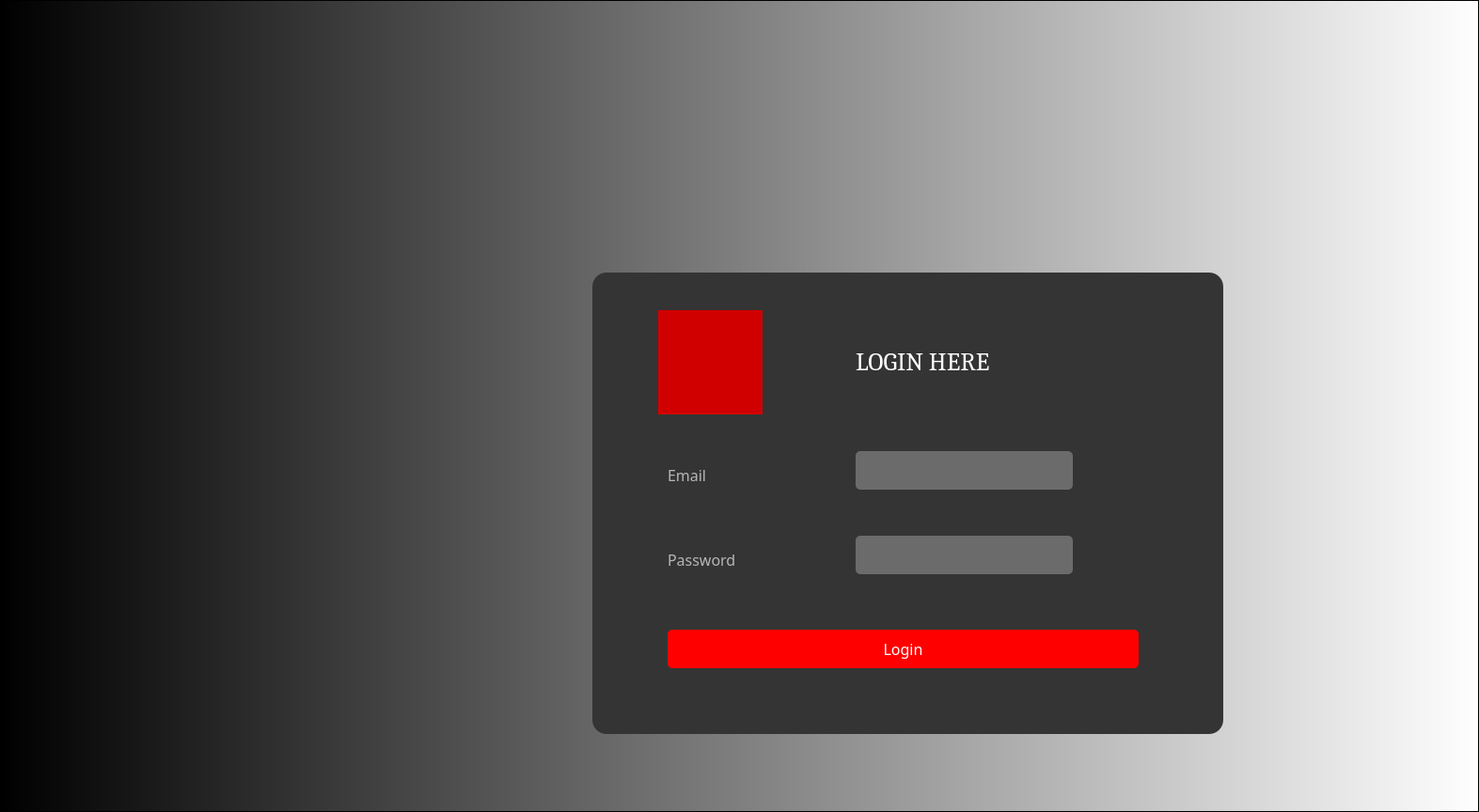
<?xml version="1.0" encoding="UTF-8"?>
<ui version="4.0">
 <class>loginFrame</class>
 <widget class="QFrame" name="loginFrame">
  <property name="geometry">
   <rect>
    <x>0</x>
    <y>0</y>
    <width>1573</width>
    <height>864</height>
   </rect>
  </property>
  <property name="windowTitle">
   <string>Frame</string>
  </property>
  <property name="styleSheet">
   <string notr="true">
background-color: qlineargradient(spread:pad, x1:0, y1:0, x2:1, y2:0, stop:0 rgba(0, 0, 0, 255), stop:1 rgba(255, 255, 255, 255));
</string>
  </property>
  <property name="frameShape">
   <enum>QFrame::StyledPanel</enum>
  </property>
  <property name="frameShadow">
   <enum>QFrame::Raised</enum>
  </property>
  <widget class="QFrame" name="frame">
   <property name="geometry">
    <rect>
     <x>630</x>
     <y>290</y>
     <width>671</width>
     <height>491</height>
    </rect>
   </property>
   <property name="autoFillBackground">
    <bool>false</bool>
   </property>
   <property name="styleSheet">
    <string notr="true">QFrame
{
background-color: rgb(52, 52, 52);
border-radius:15px;
}</string>
   </property>
   <property name="frameShape">
    <enum>QFrame::StyledPanel</enum>
   </property>
   <property name="frameShadow">
    <enum>QFrame::Raised</enum>
   </property>
   <widget class="QLabel" name="label">
    <property name="geometry">
     <rect>
      <x>280</x>
      <y>70</y>
      <width>271</width>
      <height>51</height>
     </rect>
    </property>
    <property name="font">
     <font>
      <family>Cambria</family>
      <pointsize>20</pointsize>
     </font>
    </property>
    <property name="focusPolicy">
     <enum>Qt::NoFocus</enum>
    </property>
    <property name="styleSheet">
     <string notr="true">color:white;</string>
    </property>
    <property name="text">
     <string>&lt;html&gt;&lt;head/&gt;&lt;body&gt;&lt;p&gt;LOGIN HERE&lt;/p&gt;&lt;/body&gt;&lt;/html&gt;</string>
    </property>
   </widget>
   <widget class="QPushButton" name="btnlogin">
    <property name="geometry">
     <rect>
      <x>80</x>
      <y>380</y>
      <width>501</width>
      <height>41</height>
     </rect>
    </property>
    <property name="font">
     <font>
      <family>Segoe MDL2 Assets</family>
      <pointsize>12</pointsize>
     </font>
    </property>
    <property name="styleSheet">
     <string notr="true">QPushButton
{
 background:red;
}
QPushButton
{  
   color:white;
   border-radius:5px;
}
QPushButton:hover
{  
   color:red;
   border-radius:5px;
   background-color:white;
}</string>
    </property>
    <property name="text">
     <string>Login</string>
    </property>
   </widget>
   <widget class="QLineEdit" name="txtuser">
    <property name="geometry">
     <rect>
      <x>280</x>
      <y>190</y>
      <width>231</width>
      <height>41</height>
     </rect>
    </property>
    <property name="font">
     <font>
      <family>Trebuchet MS</family>
      <pointsize>14</pointsize>
     </font>
    </property>
    <property name="styleSheet">
     <string notr="true">QLineEdit
{
   background-color: rgb(107, 107, 107);

   color:white;
   border-radius:5px;
}</string>
    </property>
   </widget>
   <widget class="QLineEdit" name="txtpswd">
    <property name="geometry">
     <rect>
      <x>280</x>
      <y>280</y>
      <width>231</width>
      <height>41</height>
     </rect>
    </property>
    <property name="font">
     <font>
      <family>Trebuchet MS</family>
      <pointsize>12</pointsize>
     </font>
    </property>
    <property name="styleSheet">
     <string notr="true">QLineEdit
{
background-color: rgb(107, 107, 107);

   color:white;
   border-radius:5px;
}</string>
    </property>
    <property name="text">
     <string/>
    </property>
    <property name="echoMode">
     <enum>QLineEdit::Password</enum>
    </property>
   </widget>
   <widget class="QToolButton" name="toolButton">
    <property name="geometry">
     <rect>
      <x>70</x>
      <y>40</y>
      <width>111</width>
      <height>111</height>
     </rect>
    </property>
    <property name="styleSheet">
     <string notr="true">QToolButton
{  
    background-color: rgb(209, 0, 0);
    border-radius:60px
}</string>
    </property>
    <property name="text">
     <string/>
    </property>
    <property name="icon">
     <iconset>
      <normaloff>user.png</normaloff>user.png</iconset>
    </property>
    <property name="iconSize">
     <size>
      <width>160</width>
      <height>155</height>
     </size>
    </property>
    <property name="autoExclusive">
     <bool>false</bool>
    </property>
    <property name="autoRaise">
     <bool>false</bool>
    </property>
   </widget>
   <widget class="QLabel" name="label_2">
    <property name="geometry">
     <rect>
      <x>80</x>
      <y>200</y>
      <width>131</width>
      <height>31</height>
     </rect>
    </property>
    <property name="font">
     <font>
      <family>Trebuchet MS</family>
      <pointsize>12</pointsize>
     </font>
    </property>
    <property name="styleSheet">
     <string notr="true">QLabel
{
background:transparent;
border:none;
color:#b6b6b6;

}</string>
    </property>
    <property name="text">
     <string>Email</string>
    </property>
   </widget>
   <widget class="QLabel" name="label_3">
    <property name="geometry">
     <rect>
      <x>80</x>
      <y>290</y>
      <width>121</width>
      <height>31</height>
     </rect>
    </property>
    <property name="font">
     <font>
      <family>Trebuchet MS</family>
      <pointsize>12</pointsize>
     </font>
    </property>
    <property name="styleSheet">
     <string notr="true">QLabel
{
background:transparent;
border:none;
color:#b6b6b6;

}</string>
    </property>
    <property name="text">
     <string>Password</string>
    </property>
   </widget>
  </widget>
 </widget>
 <resources>
  <include location="rainimg.qrc"/>
 </resources>
 <connections/>
</ui>
